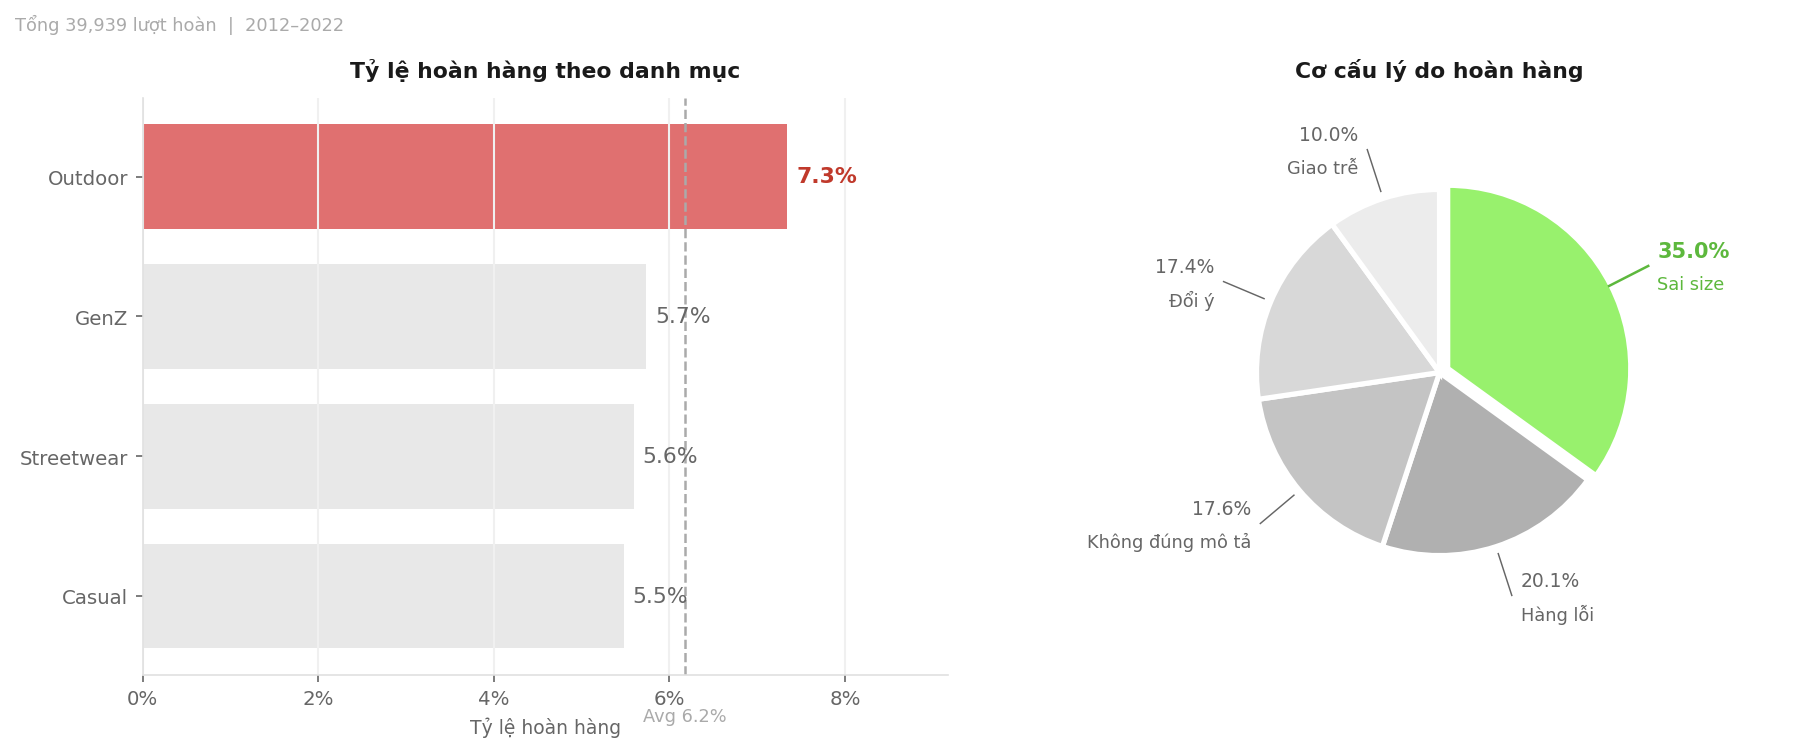

Reproduce this figure in Python.
import sys, io
sys.stdout = io.TextIOWrapper(sys.stdout.buffer, encoding='utf-8')

import matplotlib.pyplot as plt
import matplotlib.ticker as mticker
import numpy as np
import pandas as pd
import warnings; warnings.filterwarnings('ignore')

rets  = pd.read_csv('returns.csv')
items = pd.read_csv('order_items.csv', low_memory=False)
prods = pd.read_csv('products.csv')

items_c = items.merge(prods[['product_id','category']], on='product_id', how='left')
rets_c  = rets.merge(prods[['product_id','category']], on='product_id', how='left')

cat_ord = items_c.groupby('category')['order_id'].nunique().rename('n_orders')
cat_ret = rets_c.groupby('category')['return_id'].count().rename('n_returns')
cat_df  = pd.concat([cat_ord, cat_ret], axis=1).reset_index()
cat_df['rate'] = cat_df['n_returns'] / cat_df['n_orders'] * 100
cat_df = cat_df.sort_values('rate', ascending=False)

reason_map = {
    'wrong_size':       'Sai size',
    'defective':        'Hàng lỗi',
    'not_as_described': 'Không đúng mô tả',
    'changed_mind':     'Đổi ý',
    'late_delivery':    'Giao trễ',
}
reason_ct  = rets['return_reason'].value_counts()
reason_pct = reason_ct / reason_ct.sum() * 100
reason_pct.index = [reason_map[r] for r in reason_pct.index]

avg_rate = len(rets) / items_c['order_id'].nunique() * 100

C_HI    = '#98f16d'
C_HI2   = '#5db83d'
C_WARN  = '#e07070'
C_WARN2 = '#c0392b'
C_LGRAY = '#e8e8e8'
C_TXT   = '#1a1a1a'
C_MID   = '#666666'
C_MUTED = '#aaaaaa'
C_BG    = '#ffffff'
C_GRID  = '#f0f0f0'

pie_colors = [C_HI, '#b0b0b0', '#c4c4c4', '#d8d8d8', '#ececec']

fig, axes = plt.subplots(1, 2, figsize=(13, 5.2),
                         gridspec_kw={'width_ratios': [1, 1.2]},
                         facecolor=C_BG)
fig.patch.set_facecolor(C_BG)

ax1 = axes[0]
ax1.set_facecolor(C_BG)
ax1.spines[['top', 'right']].set_visible(False)
ax1.spines[['left', 'bottom']].set_color('#e0e0e0')
ax1.tick_params(colors=C_MID, labelsize=9.5)

cats  = cat_df['category'].tolist()
rates = cat_df['rate'].tolist()

bar_colors = [C_WARN if c == cats[0] else C_LGRAY for c in cats]
ax1.barh(cats, rates, color=bar_colors, height=0.75)
ax1.invert_yaxis()

for i, (r, c) in enumerate(zip(rates, cats)):
    col = C_WARN2 if i == 0 else C_MID
    fw  = 'bold'   if i == 0 else 'normal'
    ax1.text(r + 0.1, i, f'{r:.1f}%', va='center',
             fontsize=10.5, color=col, fontweight=fw)

ax1.axvline(avg_rate, color=C_MUTED, lw=1.2, ls='--')
ax1.text(avg_rate, -0.08, f'Avg {avg_rate:.1f}%',
         transform=ax1.get_xaxis_transform(),
         fontsize=8.5, color=C_MUTED, ha='center')


ax1.set_xlabel('Tỷ lệ hoàn hàng', fontsize=9, color=C_MID)
ax1.set_xlim(0, max(rates) * 1.25)
ax1.xaxis.set_major_formatter(mticker.FormatStrFormatter('%.0f%%'))
ax1.grid(axis='x', color=C_GRID, lw=1)
ax1.set_title('Tỷ lệ hoàn hàng theo danh mục',
              fontsize=10.5, fontweight='bold', color=C_TXT, pad=10)

ax2 = axes[1]
ax2.set_facecolor(C_BG)
ax2.set_aspect('equal')

reasons = reason_pct.index.tolist()
pcts    = reason_pct.values.tolist()

explode = [0.05 if r == 'Sai size' else 0 for r in reasons]

wedges, _ = ax2.pie(
    pcts,
    colors=pie_colors,
    explode=explode,
    startangle=90,
    counterclock=False,
    wedgeprops=dict(edgecolor=C_BG, linewidth=2.5),
    labels=None,
)

r_edge  = 1.04   # điểm bắt đầu (mép bánh)
r_label = 1.28   # tất cả label nằm cùng 1 vòng tròn
r_line  = r_label - r_edge  # độ dài connector = constant

for wedge, reason, pct in zip(wedges, reasons, pcts):
    ang = np.radians((wedge.theta1 + wedge.theta2) / 2)

    xe = r_edge * np.cos(ang)
    ye = r_edge * np.sin(ang)

    lx = r_label * np.cos(ang)
    ly = r_label * np.sin(ang)

    is_key = (reason == 'Sai size')
    col    = C_HI2 if is_key else C_MID
    fw     = 'bold' if is_key else 'normal'
    fs     = 10 if is_key else 9

    ax2.plot([xe, lx], [ye, ly],
             color=col,
             lw=1.2 if is_key else 0.7)

    ha = 'left' if lx > 0 else 'right'
    offset = 0.05 if lx > 0 else -0.05

    ax2.text(lx + offset, ly + 0.08,
             f'{pct:.1f}%',
             ha=ha, va='center',
             fontsize=fs, fontweight=fw, color=col)

    ax2.text(lx + offset, ly - 0.10,
             reason,
             ha=ha, va='center',
             fontsize=8.5, color=col)

ax2.set_xlim(-1.85, 1.85)
ax2.set_ylim(-1.65, 1.50)
ax2.axis('off')
ax2.set_title('Cơ cấu lý do hoàn hàng',
              fontsize=10.5, fontweight='bold', color=C_TXT, pad=10)

fig.text(0.01, 0.955,
    f'Tổng {len(rets):,} lượt hoàn  |  2012–2022',
    fontsize=8.5, color=C_MUTED, va='top')

plt.tight_layout(rect=[0, 0.0, 1, 0.93])
plt.savefig('chart_returns.png', dpi=150, bbox_inches='tight', facecolor=C_BG)
print('Saved.')
